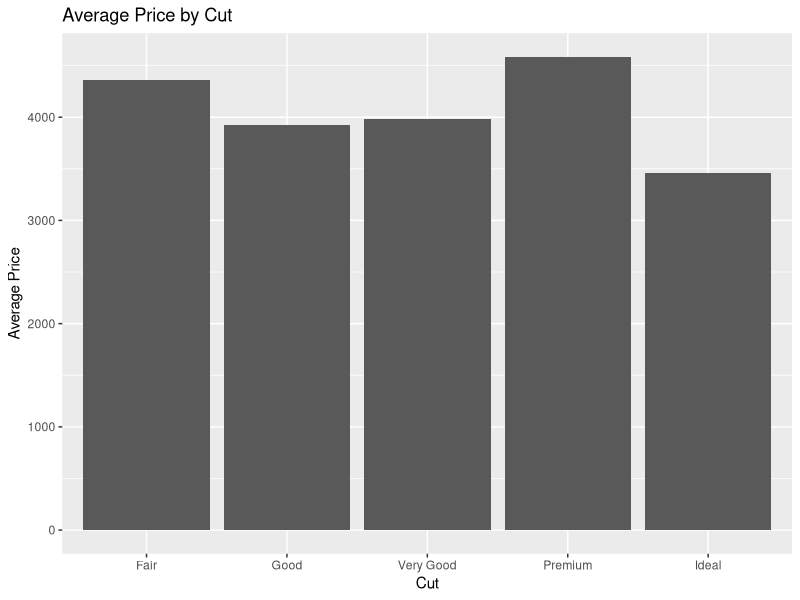
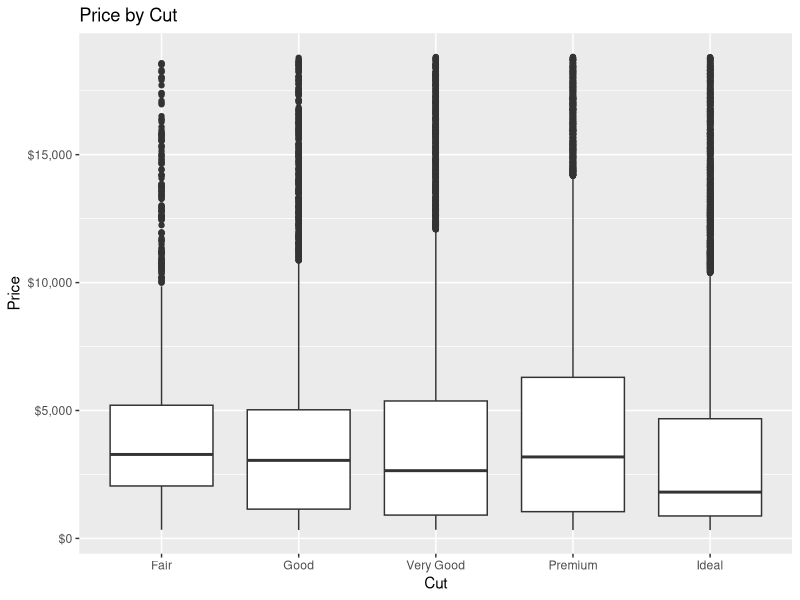
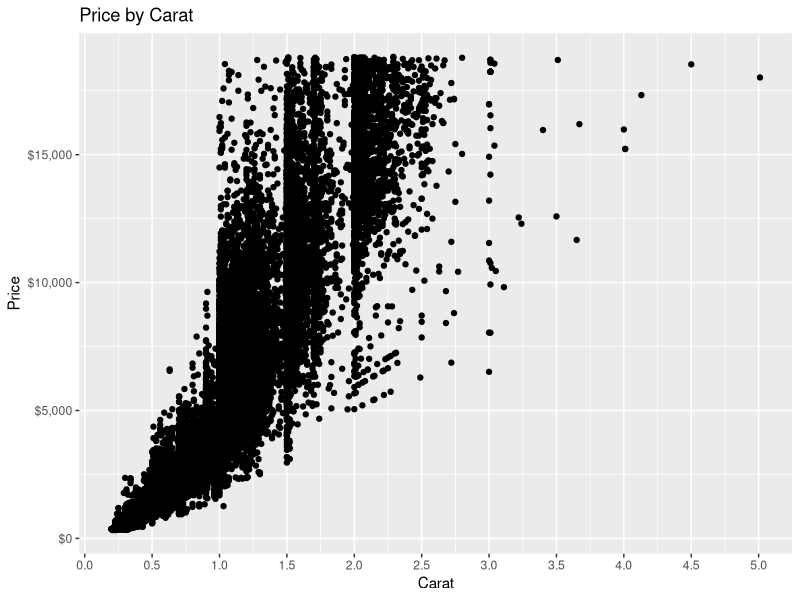
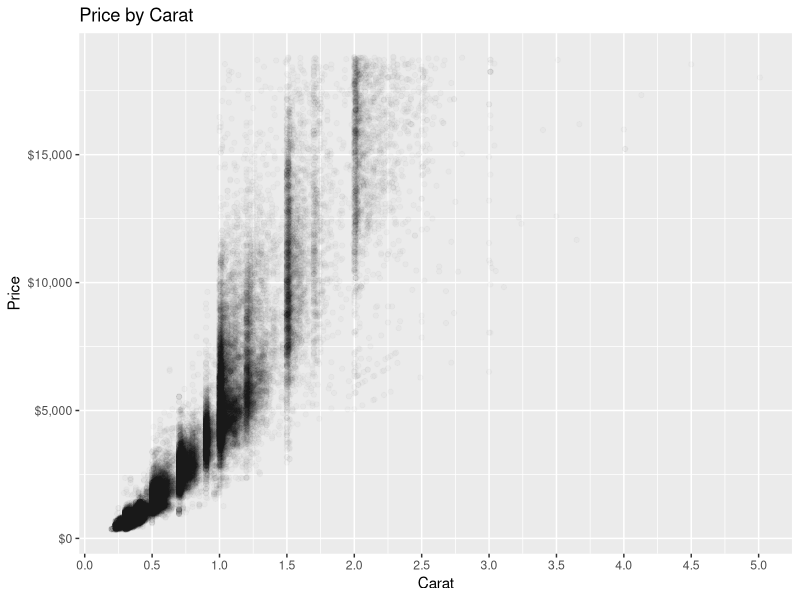
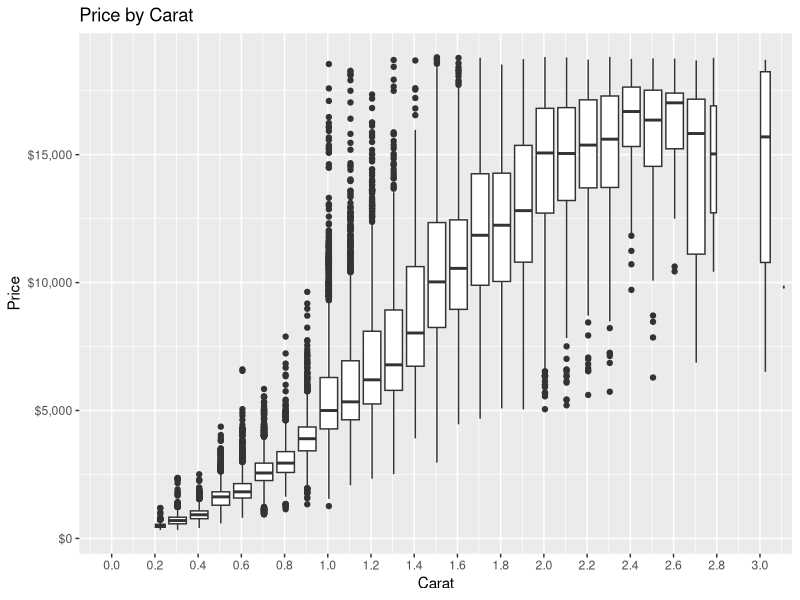
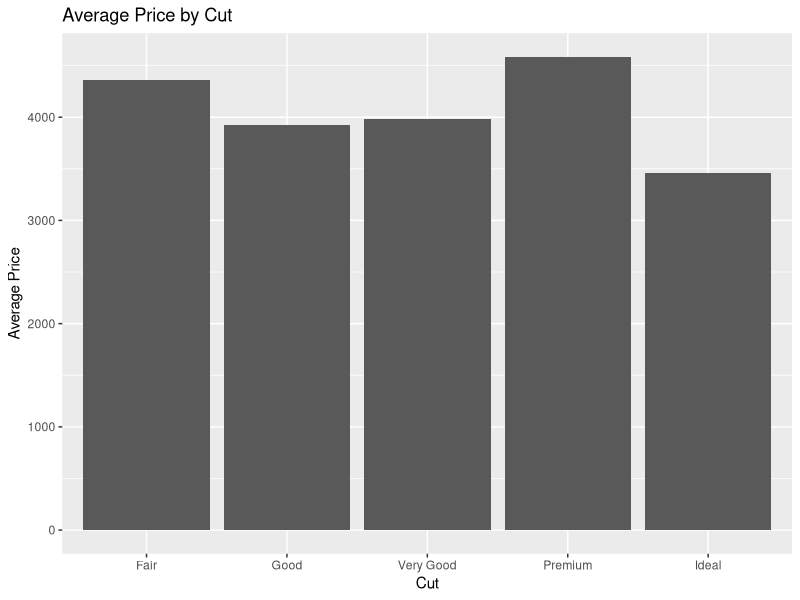
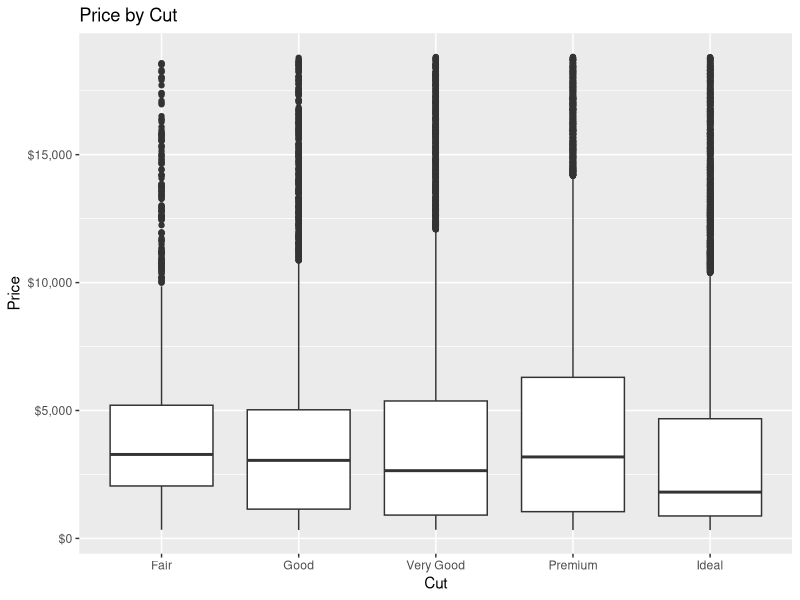
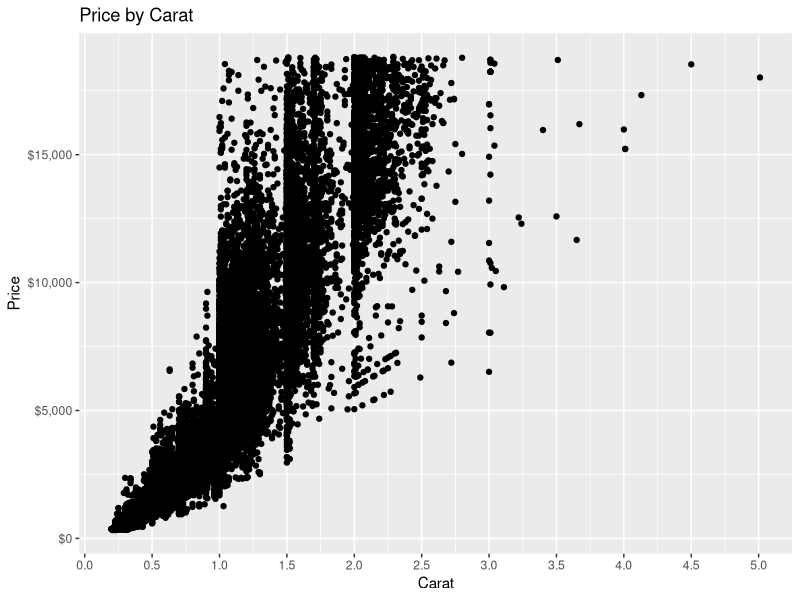

These figures' R source, in order:
library(ggplot2)
library(data.table)
#setwd as the directory where this file is saved
setwd(dirname(rstudioapi::getActiveDocumentContext()$path))

# barplot of average price by cut for diamonds
ggplot(data = diamonds) +
  geom_bar(mapping = aes(x = cut, y = price), stat = "summary", fun = "mean") +
  labs(title = "Average Price by Cut", x = "Cut", y = "Average Price")
ggsave("w3-1-eda-diamonds-barplot-cut-price.png", width = 6, height = 4)

# use boxplot
ggplot(data = diamonds) +
  geom_boxplot(mapping = aes(x = cut, y = price)) +
  labs(title = "Price by Cut", x = "Cut", y = "Price") +
  scale_y_continuous(labels = scales::dollar_format())
ggsave("w3-1-eda-diamonds-boxplot-cut-price.png", width = 6, height = 4)

# scatter plot average price by carat
ggplot(data = diamonds) +
  geom_point(mapping = aes(x = carat, y = price)) +
  labs(title = "Price by Carat", x = "Carat", y = "Price") +
  scale_x_continuous(breaks = seq(0, 5, 0.5)) +
  scale_y_continuous(labels = scales::dollar_format())
ggsave("w3-1-eda-diamonds-scatter-carat-price.png", width = 6, height = 4)

ggplot(data = diamonds) +
  geom_point(mapping = aes(x = carat, y = price), alpha = 1/50) +
  labs(title = "Price by Carat", x = "Carat", y = "Price") +
  scale_x_continuous(breaks = seq(0, 5, 0.5)) +
  scale_y_continuous(labels = scales::dollar_format())
ggsave("w3-1-eda-diamonds-scatter-carat-price-trasp.png", width = 6, height = 4)

ggplot(data = diamonds, mapping = aes(x = carat, y = price)) + 
  geom_boxplot(mapping = aes(group = cut_width(carat, 0.1))) +
  coord_cartesian(xlim = c(0, 3)) +
  scale_x_continuous(breaks = seq(0, 3, 0.2)) +
  scale_y_continuous(labels = scales::dollar_format()) +  
  labs(title = "Price by Carat", x = "Carat", y = "Price")
ggsave("w3-1-eda-diamonds-boxplot-carat-price.png", width = 6, height = 4)
